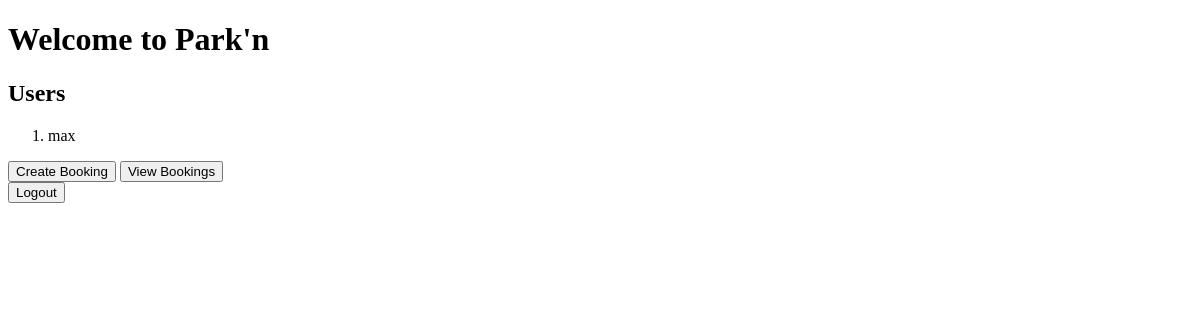
The app's page / (signed in), older data.
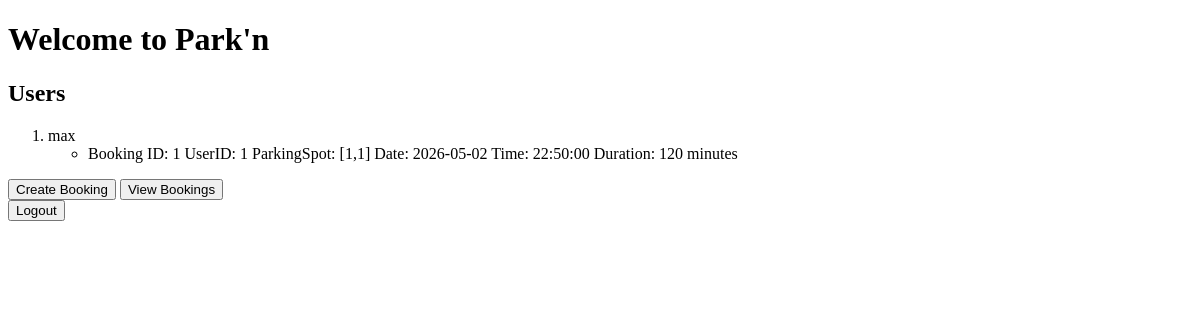
The same page, newer data.
### parkn/models.py (models this page shows, shortened)
class Booking(models.Model):
    user = models.ForeignKey(User, on_delete=models.CASCADE, related_name='bookings')
    parkingSpot = models.ForeignKey(ParkingSpot, on_delete=models.CASCADE, related_name='bookings')
    date = models.DateField()
    startTime = models.TimeField()
    duration = models.IntegerField()
    def __str__(self):
        return f"Booking ID: {self.id}\nUserID: {self.user.id}\nParkingSpot: [{self.parkingSpot}]\nDate: {self.date}\nTime: {self.startTime}\nDuration: {self.duration} minutes"

class ParkingSpot(models.Model):
    zone = models.ForeignKey(ParkingZone, on_delete=models.CASCADE, related_name='parkingSpots')
    xCoord = models.IntegerField()
    yCoord = models.IntegerField()
    def __str__(self):
        return f"{self.xCoord},{self.yCoord}"

### parkn/views.py (the view)
# urls.py: path("", views.indexPage, name="index"),
@login_required
def indexPage(request):
    users = User.objects.all()
    bookings = Booking.objects.all()
    context = {'users':users, 'bookings':bookings}
    return render(request, 'index.html', context)

### parkn/templates/index.html (shortened to what this page needs)
{% load static %}
<!doctype html>
<html lang="en">
  <head>
    <link rel="stylesheet" href="{% static 'styles/styles.css' %}" />
  </head>
  <body>
    <h1>Welcome to Park'n</h1>
    <h2>Users</h2>
    <ol>
      {% for user in users %}
      <li>
        {{user}}
        <ul>
          {% for booking in bookings %} {% if booking.user == user %}
          <li>{{ booking }}</li>
          {% endif %} {% endfor %}
        </ul>
      </li>
      {% endfor %}
    </ol>
    <button onclick="location.href='{% url 'createBooking' %}'">
      Create Booking
    </button>
    <button onclick="location.href='{% url 'viewBookings' %}'">
      View Bookings
    </button>
    <br />
    <button onclick="location.href='{% url 'logout' %}'">Logout</button>
  </body>
</html>

Row changes from the older to the newer data that the page shows:
added Booking: id+user+parkingSpot "Booking ID: 1 UserID: 1 ParkingSpot: [1,1] Date: 2026-05-02 Time: 22:50:00 Duration: 120 minutes"
